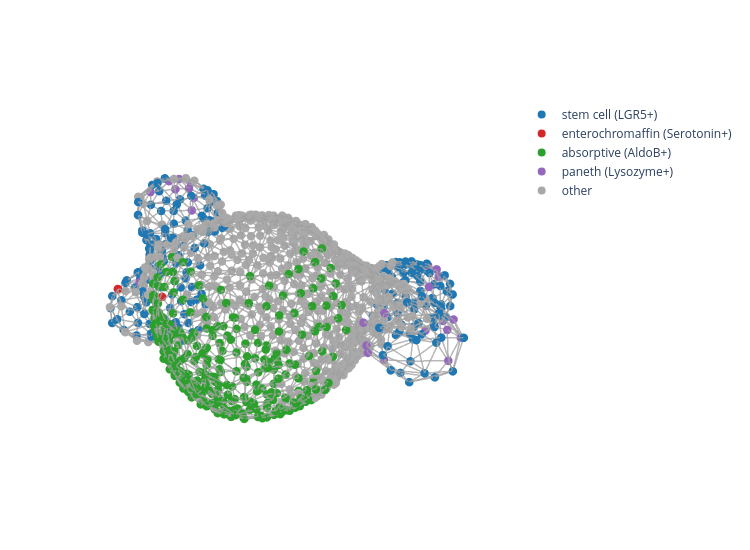

Notebook cell for this chart:
### Code cell
from src.organoid_plotting import plot_organoid_graph


bin_markers_cell = np.asarray([G.nodes[n]["markers_bin"] for n in G.nodes], dtype=np.int64)

print(bin_markers_cell.shape)

N = bin_markers_cell.shape[0]



colors = np.full(N, "darkgray", dtype=object)  # baseline

colors[bin_markers_cell[:,0] == 1] = "#1f77b4"   # blue
colors[bin_markers_cell[:,4] == 1] = "#2ca02c"   # green
colors[bin_markers_cell[:,8] == 1] = "#d62728"   # red
colors[bin_markers_cell[:,9] == 1] = "#9467bd"   # purple


fig = plot_organoid_graph(
    proj_points,
    G,
    node_values=colors,   # <--- important
    node_size=5,
    edge_width=3.0,
)

fig.update_layout(
    scene_camera=dict(
        eye=dict(x=-0.8, y=-0.8, z=1.2)   # position of the camera
    )
)

fig.update_layout(
    scene = dict(
        xaxis=dict(visible=False),
        yaxis=dict(visible=False),
        zaxis=dict(visible=False),
        bgcolor='rgba(0,0,0,0)',   # optional, makes background transparent
    )
)

legend_traces = [
    go.Scatter3d(
        x=[None], y=[None], z=[None],
        mode="markers",
        marker=dict(size=8, color="#1f77b4"),
        name="stem cell (LGR5+)",
        showlegend=True
    ),
    go.Scatter3d(
        x=[None], y=[None], z=[None],
        mode="markers",
        marker=dict(size=8, color="#d62728"),
        name="enterochromaffin (Serotonin+)",
        showlegend=True
    ),
    go.Scatter3d(
        x=[None], y=[None], z=[None],
        mode="markers",
        marker=dict(size=8, color="#2ca02c"),
        name="absorptive (AldoB+)",
        showlegend=True
    ),
    go.Scatter3d(
        x=[None], y=[None], z=[None],
        mode="markers",
        marker=dict(size=8, color="#9467bd"),
        name="paneth (Lysozyme+)",
        showlegend=True
    ),
    go.Scatter3d(
        x=[None], y=[None], z=[None],
        mode="markers",
        marker=dict(size=8, color='darkgray'),
        name="other",
        showlegend=True
    ),
]

for tr in legend_traces:
    fig.add_trace(tr)

fig.update_layout(height=550, width=750)
fig.show()

### Figure 1 — Plotly figure (JSON) as saved in the notebook; plotly's stock layout.template omitted (floating-point values rounded to 4 significant figures; data arrays with more than 128 entries replaced by an {"elided": "..."} marker saying what was removed)
{"data": [{"hoverinfo": "skip", "line": {"color": "rgba(120,120,120,0.75)", "width": 3}, "mode": "lines", "showlegend": false, "type": "scatter3d", "x": {"elided": "9279 float values"}, "y": {"elided": "9279 float values"}, "z": {"elided": "9279 float values"}}, {"hoverinfo": "skip", "marker": {"color": {"elided": "1030 str values"}, "line": {"width": 0}, "size": 5}, "mode": "markers", "showlegend": false, "type": "scatter3d", "x": {"elided": "1030 float values"}, "y": {"elided": "1030 float values"}, "z": {"elided": "1030 float values"}}, {"marker": {"color": "#1f77b4", "size": 8}, "mode": "markers", "name": "stem cell (LGR5+)", "showlegend": true, "type": "scatter3d", "x": [null], "y": [null], "z": [null]}, {"marker": {"color": "#d62728", "size": 8}, "mode": "markers", "name": "enterochromaffin (Serotonin+)", "showlegend": true, "type": "scatter3d", "x": [null], "y": [null], "z": [null]}, {"marker": {"color": "#2ca02c", "size": 8}, "mode": "markers", "name": "absorptive (AldoB+)", "showlegend": true, "type": "scatter3d", "x": [null], "y": [null], "z": [null]}, {"marker": {"color": "#9467bd", "size": 8}, "mode": "markers", "name": "paneth (Lysozyme+)", "showlegend": true, "type": "scatter3d", "x": [null], "y": [null], "z": [null]}, {"marker": {"color": "darkgray", "size": 8}, "mode": "markers", "name": "other", "showlegend": true, "type": "scatter3d", "x": [null], "y": [null], "z": [null]}], "layout": {"height": 550, "scene": {"aspectmode": "data", "bgcolor": "rgba(0,0,0,0)", "camera": {"eye": {"x": -0.8, "y": -0.8, "z": 1.2}}, "xaxis": {"title": {"text": "X"}, "visible": false}, "yaxis": {"title": {"text": "Y"}, "visible": false}, "zaxis": {"title": {"text": "Z"}, "visible": false}}, "width": 750}}
